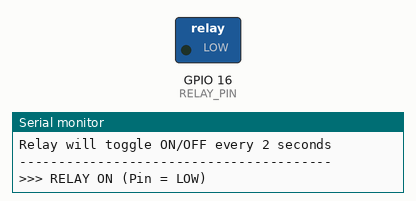
The sketch below on a simulated ESP32. Shown: switched loads named in the sketch (green lamp = pin HIGH), the last lines printed to the serial monitor.

Above: at 1.5 s.
At 3.5 s:
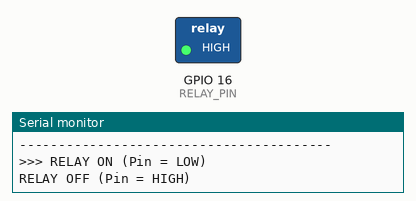
Timing chart, 0 to 5.7 s (numbered marks = the images above):
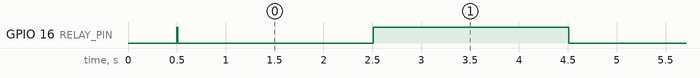

The sketch:

Relay_Test.ino
```cpp
/*
 * Relay Module Test - ESP32 (Diagnostic Version)
 *
 * Tests the 5V relay module to determine if it's ACTIVE HIGH or ACTIVE LOW.
 * Wiring: Relay VCC→5V, GND→GND, IN→GPIO16
 *
 * If relay stays ON all the time, it's likely ACTIVE LOW.
 * This test will help you identify which type you have.
 */

#define RELAY_PIN  16   // Relay control pin (GPIO16)

void setup() {
  Serial.begin(115200);
  delay(500);

  pinMode(RELAY_PIN, OUTPUT);
  digitalWrite(RELAY_PIN, HIGH);  // Start OFF (ACTIVE LOW: HIGH = OFF)

  Serial.println("Relay Test - GPIO16 (ACTIVE LOW)");
  Serial.println("ACTIVE LOW relay: LOW = ON, HIGH = OFF");
  Serial.println("Relay will toggle ON/OFF every 2 seconds");
  Serial.println("----------------------------------------");
}

void loop() {
  // Turn relay ON (ACTIVE LOW: LOW = ON)
  digitalWrite(RELAY_PIN, LOW);
  Serial.println(">>> RELAY ON (Pin = LOW)");
  delay(2000);  // Keep ON for 2 seconds

  // Turn relay OFF (ACTIVE LOW: HIGH = OFF)
  digitalWrite(RELAY_PIN, HIGH);
  Serial.println("RELAY OFF (Pin = HIGH)");
  delay(2000);  // Keep OFF for 2 seconds
}
```

Measured:
- by itself, GPIO 16 (RELAY_PIN): alternates HIGH for 2.0 s and LOW for 2.0 s
